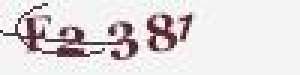
#> input picture tesserocrtest/test3.png, 100 x 25 px (shown 3 times larger)
$ python test.py
#> lines starting #> are read from the running program, lines starting #| are printed output that depends on the picture; after the words box and inside, x2 and y2 are one past the last pixel; in counts of white or black regions, pixels touching at a corner belong together
import tesserocr as tesserocr
from PIL import Image

image = Image.open('test3.png')
#> image is the input picture: PIL image 100x25 RGB; mean R, G, B 224.8, 219.2, 220.8

image = image.convert('L')
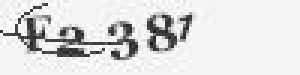
#> image: PIL image 100x25 L (shown 3 times larger); min 18, max 255, mean 221.1
threshold = 127
table = []
for i in range(256):
    if i < threshold:
        table.append(0)
    else:
        table.append(1)

image = image.point(table, '1')
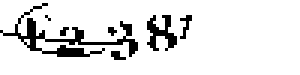
#> image: PIL image 100x25 1 (shown 3 times larger); 89.1% white; black in thin lines or dots, all inside (x1, y1, x2, y2) = (0, 1, 64, 20)
image.show()
#> (the run stopped early here; a loop or call above may not have finished)
